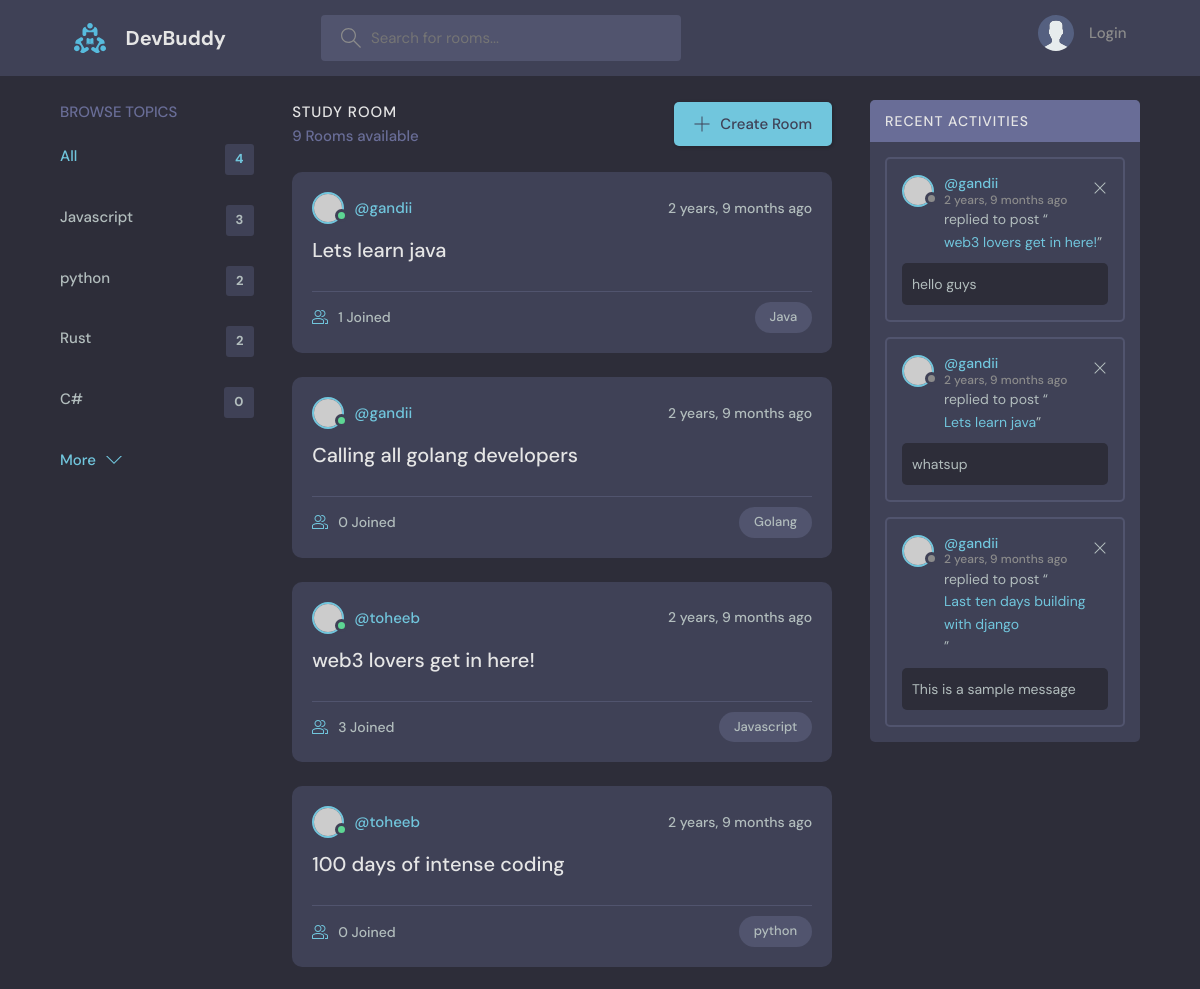
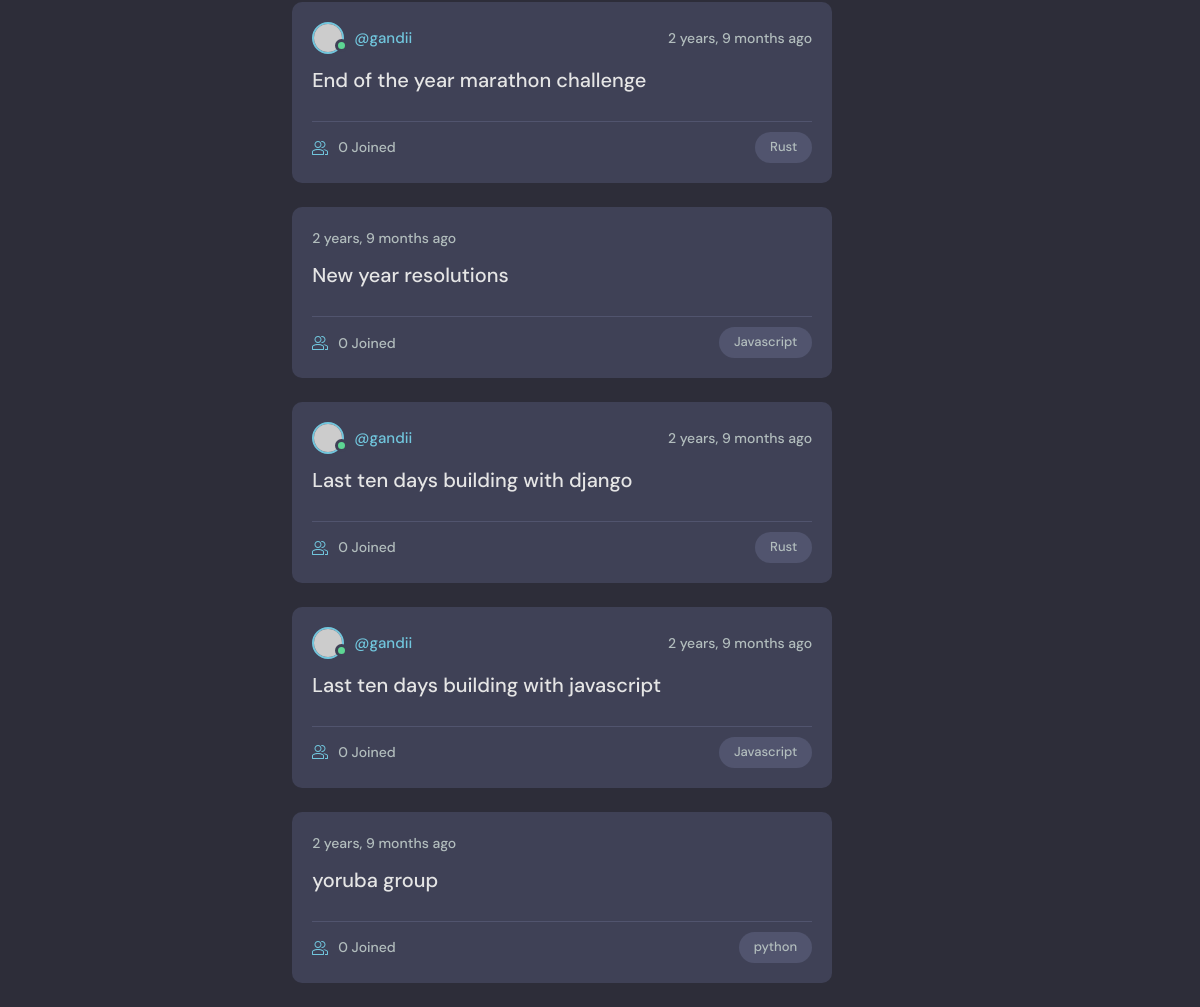
The page / on the database its author committed (2 pictures, top to bottom).
### base/models.py (models this page shows, shortened)
class Topic(models.Model):
    name = models.CharField(max_length=200)

class Room(models.Model):
    host = models.ForeignKey(User, on_delete=models.SET_NULL, null=True)  # hosts to open the room(first user)
    topic = models.ForeignKey(Topic, on_delete=models.SET_NULL, null=True)  #whenever a topic is deleted the room remains and the database remains empty
    name = models.CharField(max_length=200)
    description = models.TextField(null=True, blank=True)   #null=true,allows submision of empty
    participants = models.ManyToManyField(User, related_name='participants', blank=True)
    updated = models.DateTimeField(auto_now=True)   #date&time of when a new topic of a room is updated
    created = models.DateTimeField(auto_now_add=True) #date&time of when a room is creted
    class Meta:
        ordering = ['-updated','-created']   # (-) this sorts the posts from newest to oldest
    def __str__(self):
        return self.name

class Message(models.Model):
    user = models.ForeignKey(User, on_delete=models.CASCADE)   #The allows multiple message from a single user
    room = models.ForeignKey(Room, on_delete= models.CASCADE)  #this "ondelete"ensures that whenever the room is deleted all the comments are deleted
    body = models.TextField()
    updated = models.DateTimeField(auto_now=True)
    created = models.DateTimeField(auto_now_add=True)
    class Meta:
        ordering = ['-updated','-created']
    def __str__(self):
        return self.body[0:50]

### base/views.py (the view)
# urls.py: path('', views.Home, name ='Home'),
def Home(request):
    q = request.GET.get('q') if request.GET.get('q')!= None else ''
    rooms = Room.objects.filter(
        Q(topic__name__icontains=q) |
        Q(name__icontains=q) |
        Q(description__icontains=q)       # 'icontains' allows unfinished url detect similar topic
    )  # Q is a module that lets you use '|'-OR,'&'
    room_count = rooms.count()
    room_messages = Message.objects.filter(
        Q(room__topic__name__icontains=q))
    topics = Topic.objects.all()[0:4 ]
    context = {'rooms':rooms, 'topics':topics,
                'room_count':room_count, 'room_messages':room_messages}
    return render(request, 'base/home.html', context)

### base/templates/base/home.html (shortened to what this page needs)
{% extends 'main.html' %}
{% block content %}
    <main class="layout layout--3">
      <div class="container">
        {% include 'base/topics_component.html' %}
        <div class="roomList">
          <div class="roomList__header">
            <div>
              <h2>Study Room</h2>
              <p>{{room_count}} Rooms available</p>
            </div>
            <a class="btn btn--main" href="{% url 'create_room' %}">
              <svg version="1.1" xmlns="http://www.w3.org/2000/svg" width="32" height="32" viewBox="0 0 32 32">
                <title>add</title>
                <path
                  d="M16.943 0.943h-1.885v14.115h-14.115v1.885h14.115v14.115h1.885v-14.115h14.115v-1.885h-14.115v-14.115z"
                ></path>
              </svg>
              Create Room
            </a>
          </div>
          {% include 'base/field_component.html' %}
        </div>
        <div class="activities">
          <div class="activities__header">
            <h2>Recent Activities</h2>
          </div>
          {% include "base/activity_component.html" %}
      </div>
    </main>
{% endblock %}

### base/templates/base/topics_component.html (shortened to what this page needs)
<div class="topics">
    <div class="topics__header">
      <h2>Browse Topics</h2>
    </div>
    <ul class="topics__list">
      <li>
        <a href="{% url 'Home' %}" class="active">All <span>{{topics.count}}</span></a>
      </li>
      <li>
        {%  for topic in topics %}
        <a href="{% url 'Home' %}?q={{topic.name}}"> {{topic.name}}<span>{{topic.room_set.all.count}}</span></a>
        {% endfor %}
     </li>
    </ul>
    <a class="btn btn--link" href="{% url 'topicsPage' %}">
      More
      <svg version="1.1" xmlns="http://www.w3.org/2000/svg" width="32" height="32" viewBox="0 0 32 32">
        <title>chevron-down</title>
        <path d="M16 21l-13-13h-3l16 16 16-16h-3l-13 13z"></path>
      </svg>
    </a>
  </div>

### base/templates/base/field_component.html (shortened to what this page needs)
{% for room in rooms %}
<div class="roomListRoom">
  <div class="roomListRoom__header">
    {% if room.host %}
    <a href="{% url 'user-profile' room.host.id %}"  class="roomListRoom__author">
      <div class="avatar avatar--small active">
        <img src="https://randomuser.me/api/portraits/men/11.jpg" />
      </div>
      <span>@{{room.host.username}}</span>
    </a>
    {% endif %}
    <div class="roomListRoom__actions">
      <span>{{room.created|timesince}} ago</span>
    </div>
  </div>
  <div class="roomListRoom__content">
    <a href="{% url 'room' room.id %}">{{room.name}}</a>
  </div>
  <div class="roomListRoom__meta">
    <a class="roomListRoom__joined">
      {{room.participants.all.count}} Joined
    </a>
    <p class="roomListRoom__topic">{{room.topic.name}}</p>
  </div>
</div>
{% endfor %}

### base/templates/base/activity_component.html (shortened to what this page needs)
{% for message in room_messages %}
<div class="activities__box">
    <div class="activities__boxHeader roomListRoom__header">
      <a href="{% url 'user-profile' message.user.id %}" class="roomListRoom__author">
        <div class="avatar avatar--small">
          <img src="https://randomuser.me/api/portraits/women/11.jpg" />
        </div>
        <p>
          @{{message.user}}
          <span>{{message.created|timesince}} ago</span>
        </p>
      </a>
      <div class="roomListRoom__actions">
        <a href="{% url 'deleteMessage' message.id %}">
          <svg version="1.1" xmlns="http://www.w3.org/2000/svg" width="32" height="32" viewBox="0 0 32 32">
            <title>remove</title>
            <path
              d="M27.314 6.019l-1.333-1.333-9.98 9.981-9.981-9.981-1.333 1.333 9.981 9.981-9.981 9.98 1.333 1.333 9.981-9.98 9.98 9.98 1.333-1.333-9.98-9.98 9.98-9.981z"
            ></path>
          </svg>
        </a>
      </div>
    </div>
    <div class="activities__boxContent">
      <p>replied to post “<a href="{% url 'room' message.room.id %}">{{message.room.name}}</a>”</p>
      <div class="activities__boxRoomContent">{{message.body}}
      </div>
    </div>
</div>
{% endfor %}

### rows shown on the page
Topic: name "Javascript", room_set.all.count "3"
Topic: name "python", room_set.all.count "2"
Topic: name "Rust", room_set.all.count "2"
Topic: name "C#", room_set.all.count "0"
Room: host.username "gandii", created "2 years, 9 months", name "Lets learn java", participants.all.count "1", topic.name "Java"
Room: host.username "gandii", created "2 years, 9 months", name "Calling all golang developers", participants.all.count "0", topic.name "Golang"
Room: host.username "toheeb", created "2 years, 9 months", name "web3 lovers get in here!", participants.all.count "3", topic.name "Javascript"
Room: host.username "toheeb", created "2 years, 9 months", name "100 days of intense coding", participants.all.count "0", topic.name "python"
Room: host.username "gandii", created "2 years, 9 months", name "End of the year marathon challenge", participants.all.count "0", topic.name "Rust"
Room: created "2 years, 9 months", name "New year resolutions", participants.all.count "0", topic.name "Javascript"
Room: host.username "gandii", created "2 years, 9 months", name "Last ten days building with django", participants.all.count "0", topic.name "Rust"
Room: host.username "gandii", created "2 years, 9 months", name "Last ten days building with javascript", participants.all.count "0", topic.name "Javascript"
Room: created "2 years, 9 months", name "yoruba group", participants.all.count "0", topic.name "python"
Message: user "gandii", created "2 years, 9 months", room.name "web3 lovers get in here!", body "hello guys"
Message: user "gandii", created "2 years, 9 months", room.name "Lets learn java", body "whatsup"
Message: user "gandii", created "2 years, 9 months", room.name "Last ten days building with django", body "This is a sample message"

### other values the page prints
{{ topics.count }} "4"
{{ room_count }} "9"
